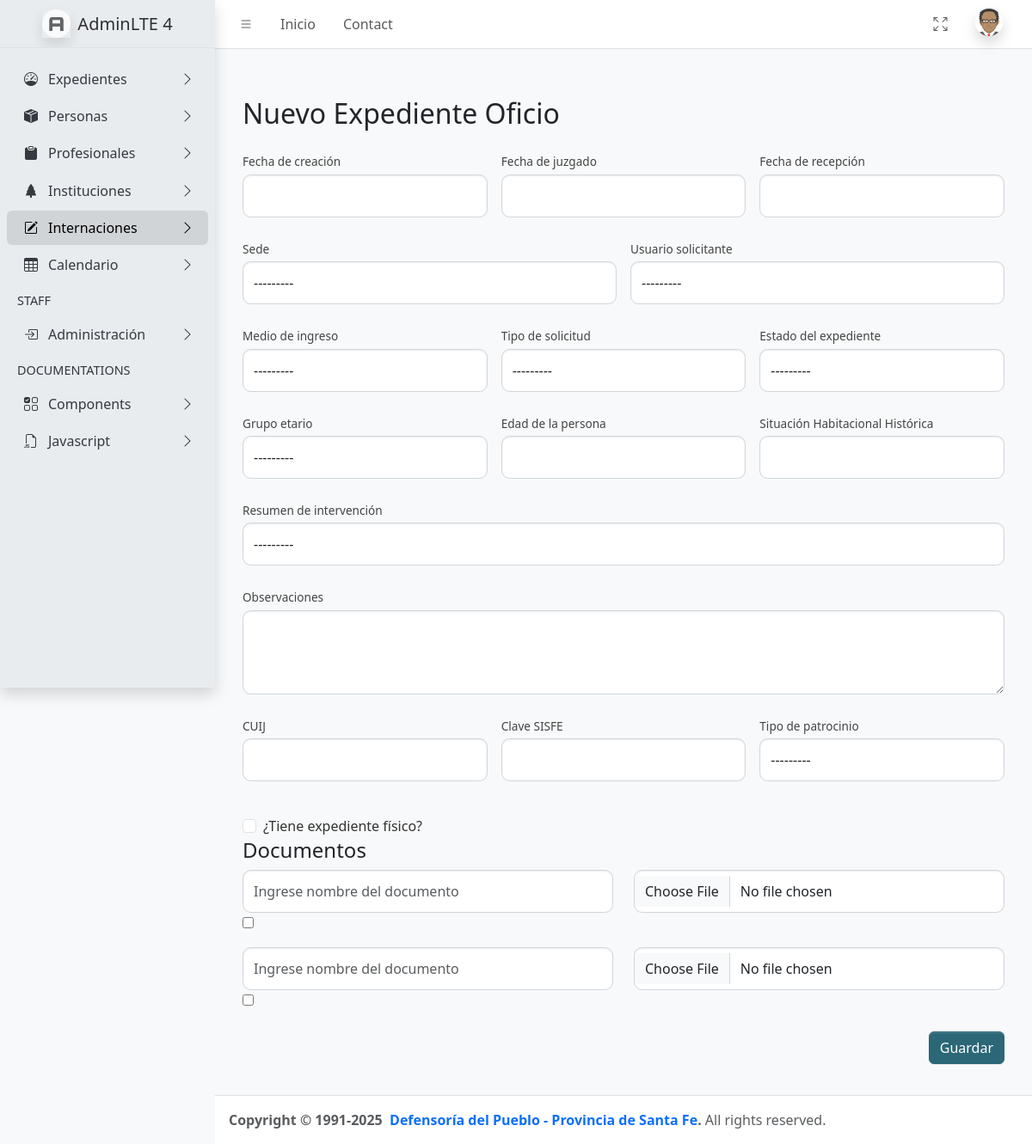
/expediente-oficio/nuevo/ (signed in), run on the app's committed database.
### core/models.py (models this page shows)
class Sede(models.Model):
    sede = models.CharField('Sede', max_length=50)
    abreviatura = models.CharField('Nombre abreviado', max_length=4, blank=True, null=True, unique=True)
    telefono = models.CharField(max_length=20, verbose_name=("Teléfono"), blank=True, null=True)
    direccion_calle = models.CharField(max_length=50, verbose_name=("Calle"), blank=True, null=True)
    direccion_numero = models.CharField(max_length=10, verbose_name=("Número"), blank=True, null=True)
    direccion_piso = models.CharField(max_length=10, verbose_name=("Piso"), blank=True, null=True)
    direccion_depto = models.CharField(max_length=10, verbose_name=("Dto."), blank=True, null=True)
    localidad = models.ForeignKey(Localidad, on_delete=models.CASCADE, verbose_name='Localidad', blank=True, null=True, related_name='sede_localidad')
    def __str__(self):
        return self.sede
    class Meta:
        verbose_name ='Sede'
        verbose_name_plural = 'Sedes'

### expediente/models.py (models this page shows)
class MedioIngreso(models.Model):
    medio_ingreso = models.CharField(max_length=50, verbose_name="Medio de Ingreso")
    estado = models.BooleanField(default=True)
    def __str__(self):
        return self.medio_ingreso
    class Meta:
        verbose_name = 'Medio de Ingreso'
        verbose_name_plural = 'Medios de Ingresos'

class TipoSolicitud(models.Model):
    tipo_solicitud = models.CharField(max_length=50, verbose_name="Tipo de Solicitud")
    estado = models.BooleanField(default=True)
    def __str__(self):
        return self.tipo_solicitud
    class Meta:
        verbose_name = 'Tipo de solicitud'
        verbose_name_plural = 'Tipos de solicitudes'

class EstadoExpediente(models.Model):
    estado_expediente = models.CharField(max_length=100, verbose_name="Estado el expediente")
    estado = models.BooleanField(default=True)
    def __str__(self):
        return self.estado_expediente
    class Meta:
        verbose_name = 'Estado del expediente'
        verbose_name_plural = 'Estado de los expedientes'

class GrupoEtario(models.Model):
    grupo_etario = models.CharField(max_length=50, verbose_name="Grupo Etario")
    estado = models.BooleanField(default=True)
    def __str__(self):
        return self.grupo_etario
    class Meta:
        verbose_name = 'Grupo Etario'
        verbose_name_plural = 'Grupos etarios'

class ResumenIntervencion(models.Model):
    resumen_intervencion = models.CharField(max_length=50, verbose_name="Resumen de Intervención")
    estado = models.BooleanField(default=True)
    def __str__(self):
        return self.resumen_intervencion
    class Meta:
        verbose_name = 'Resumen de Intervención'
        verbose_name_plural = 'Resumenes de intervenciones'

class TipoPatrocinio(models.Model):
    tipo_patrocinio = models.CharField(max_length=50, verbose_name="Tipo de Patrocinio")
    estado = models.BooleanField(default=True)
    def __str__(self):
        return self.tipo_patrocinio
    class Meta:
        verbose_name = 'Tipo de patrocinio'
        verbose_name_plural = 'Tipos de patrocinios'

### expediente/views.py (the view, shortened to what this page needs)
# urls.py: path('expediente-oficio/nuevo/', ExpedienteOficioCreateView.as_view(), name='expediente_oficio_create'),
class ExpedienteOficioCreateView(LoginRequiredMixin, View):
    template_name = 'expediente/expediente_oficio_form.html'
    def get(self, request):
        expediente_form = ExpedienteOficioForm()
        documento_formset = ExpedienteOficioDocumentoFormSet(queryset=ExpedienteOficioDocumento.objects.none())
        return render(request, self.template_name, {
            'form': expediente_form,
            'documento_formset': documento_formset
        })

### core/models.py (called while the page is built)
    def __str__(self):
        return self.localidad

### usuario/models.py (called while the page is built)
    def __str__(self):
        return f"{self.username} ({self.dni}) {self.localidad}"

### templates/expediente/expediente_oficio_form.html (shortened to what this page needs)
{% extends 'core/index.html' %}
{% load widget_tweaks %}
{% load static %}
{% block extra_head %}
  <link rel="stylesheet" href="{% static '/css/forms.css' %}" />
{% endblock extra_head %}
{% block body %}
<div class="container py-4">
    <h2 class="mb-4">Nuevo Expediente Oficio</h2>
    <form method="post" enctype="multipart/form-data" class="needs-validation" novalidate>
        <div class="row g-3">
            <div class="col-md-4">
                <label for="{{ form.fecha_creacion.id_for_label }}" class="form-label">{{ form.fecha_creacion.label }}</label>
                {{ form.fecha_creacion }}
            </div>
            <div class="col-md-4">
                <label for="{{ form.fecha_juzgado.id_for_label }}" class="form-label">{{ form.fecha_juzgado.label }}</label>
                {{ form.fecha_juzgado }}
            </div>
            <div class="col-md-4">
                <label for="{{ form.fecha_recepcion.id_for_label }}" class="form-label">{{ form.fecha_recepcion.label }}</label>
                {{ form.fecha_recepcion }}
            </div>
        </div>
        <div class="row g-3 mt-2">
            <div class="col-md-6">
                <label for="{{ form.sede.id_for_label }}" class="form-label">{{ form.sede.label }}</label>
                {{ form.sede }}
            </div>
            <div class="col-md-6">
                <label for="{{ form.usuario_solicitante.id_for_label }}" class="form-label">{{ form.usuario_solicitante.label }}</label>
                {{ form.usuario_solicitante }}
            </div>
        </div>
        <div class="row g-3 mt-2">
            <div class="col-md-4">
                <label for="{{ form.medio_ingreso.id_for_label }}" class="form-label">{{ form.medio_ingreso.label }}</label>
                {{ form.medio_ingreso }}
            </div>
            <div class="col-md-4">
                <label for="{{ form.tipo_solicitud.id_for_label }}" class="form-label">{{ form.tipo_solicitud.label }}</label>
                {{ form.tipo_solicitud }}
            </div>
            <div class="col-md-4">
                <label for="{{ form.estado_expediente.id_for_label }}" class="form-label">{{ form.estado_expediente.label }}</label>
                {{ form.estado_expediente }}
            </div>
        </div>
        <div class="row g-3 mt-2">
            <div class="col-md-4">
                <label for="{{ form.grupo_etario.id_for_label }}" class="form-label">{{ form.grupo_etario.label }}</label>
                {{ form.grupo_etario }}
            </div>
            <div class="col-md-4">
                <label for="{{ form.edad_persona.id_for_label }}" class="form-label">{{ form.edad_persona.label }}</label>
                {{ form.edad_persona }}
            </div>
            <div class="col-md-4">
                <label for="{{ form.situacion_habitacional_hist.id_for_label }}" class="form-label">{{ form.situacion_habitacional_hist.label }}</label>
                {{ form.situacion_habitacional_hist }}
            </div>
        </div>
        <div class="row g-3 mt-2">
            <div class="col-12">
                <label for="{{ form.resumen_intervencion.id_for_label }}" class="form-label">{{ form.resumen_intervencion.label }}</label>
                {{ form.resumen_intervencion }}
            </div>
        </div>
        <div class="row g-3 mt-2">
            <div class="col-12">
                <label for="{{ form.observaciones.id_for_label }}" class="form-label">{{ form.observaciones.label }}</label>
                {{ form.observaciones }}
            </div>
        </div>
        <div class="row g-3 mt-2">
            <div class="col-md-4">
                <label for="{{ form.cuij.id_for_label }}" class="form-label">{{ form.cuij.label }}</label>
                {{ form.cuij }}
            </div>
            <div class="col-md-4">
                <label for="{{ form.clave_sisfe.id_for_label }}" class="form-label">{{ form.clave_sisfe.label }}</label>
                {{ form.clave_sisfe }}
            </div>
            <div class="col-md-4">
                <label for="{{ form.tipo_patrocinio.id_for_label }}" class="form-label">{{ form.tipo_patrocinio.label }}</label>
                {{ form.tipo_patrocinio }}
            </div>
        </div>
        <div class="row g-3 mt-4">
            <div class="col-12">
                <div class="form-check">
                    {{ form.expediente_fisico }}
                    <label class="form-check-label" for="{{ form.expediente_fisico.id_for_label }}">{{ form.expediente_fisico.label }}</label>
                </div>
            </div>
        </div>
            <h4>Documentos</h4>
    {% for doc_form in documento_formset %}
        <div class="row mb-3">
            <div class="col-md-6">
                {{ doc_form.nombre }}
            </div>
            <div class="col-md-6">
                {{ doc_form.archivo }}
            </div>
            <div class="col-md-2">
                {% if doc_form.DELETE %}
                    {{ doc_form.DELETE }}
                {% endif %}
            </div>
        </div>
    {% endfor %}
        <div class="row mt-4">
            <div class="col-12 text-end">
                <button type="submit" class="btn btn-primary">Guardar</button>
            </div>
        </div>
    </form>
</div>
{% endblock body %}

### static/css/expedientes.css (style rules this page uses)
body { font-family: "Segoe UI", sans-serif; background-color: #f5f7fa; }
.btn-primary { background-color: #2b6777; border-color: #2b6777; }
:root { --color-primario: #2563eb; --color-primario-oscuro: #1e40af; --color-secundario: #64748b; --color-acento: #22c55e; }
.form-label { font-weight: 400; color: #444; }
.form-control { border-radius: 0.6rem; padding: 0.75rem 0.75rem; border: 1px solid #d1d5db; transition: border-color 0.2s ease, box-shadow 0.2s ease; }
.form-check-label { color: #333; }
form .form-label { font-size: 0.85rem; margin-bottom: 0.25rem; }
form .mb-3 { margin-bottom: 1rem !important; }

### static/css/forms.css (style rules this page uses)
form .form-label { font-size: 0.85rem; margin-bottom: 0.25rem; }
form .mb-3 { margin-bottom: 1rem !important; }

### data on the page
Sede: sede "---------"
MedioIngreso: medio_ingreso "---------"
TipoSolicitud: tipo_solicitud "---------"
EstadoExpediente: estado_expediente "---------"
GrupoEtario: grupo_etario "---------"
ResumenIntervencion: resumen_intervencion "---------"
TipoPatrocinio: tipo_patrocinio "---------"
